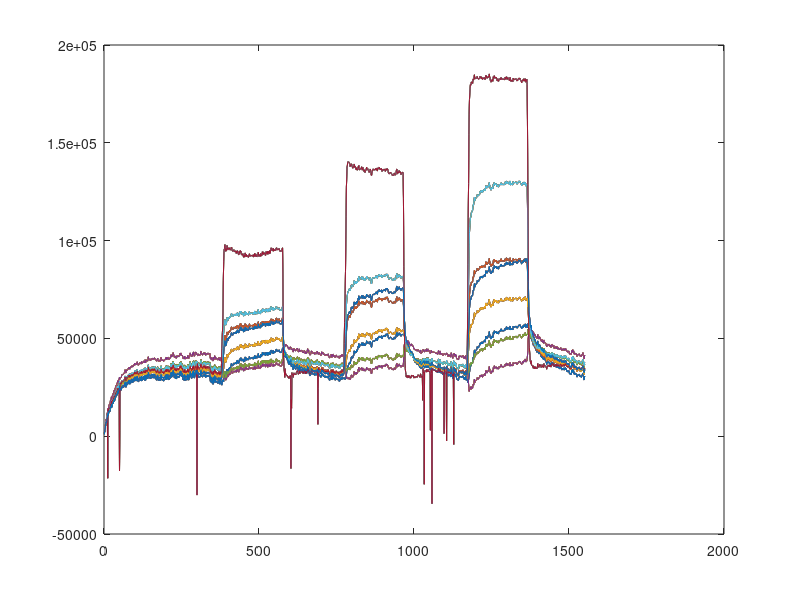

Here is the MATLAB script that generated this plot:

fileID = fopen('SensorB2_x5_y5_Take2.txt','r');
formatSpec = '%f %f %f %f %f %f %f %f %f';
A = textscan(fileID, formatSpec, 'Delimiter', {'*'});
Data = cell2mat(A);

justTheData = Data(:,2:9);
%justTheFiltered = lowpass(justTheData,0.01);
justTheFiltered = justTheData;

for i = 1:length(justTheData)
    for j = 1:length(justTheData(1,:))
        justTheData(i,j) = 47*(10*justTheData(i,j)-33)/(justTheData(i,j));
    end
end
    
%B = arrayfun(func,A)

%justTheFiltered = justTheData;

MatNum = 0;
DelimiterLine = [];


for lineCount = 1:size(Data,1)
    if isnan(Data(lineCount,1)) == 1
        MatNum = MatNum + 1;
        DelimiterLine = [DelimiterLine, lineCount];
    end
end

startvalues = zeros(1,8);



for i = 1:8
    
startvalues(i) = mean(justTheFiltered(1:3,i));
plot(justTheFiltered)
hold on
end


pulses = ceil(length(Data)/333);

mini = min(min(justTheFiltered));
maxi = max(max(justTheFiltered));
slope = zeros(pulses,8);
displacements = zeros(pulses,8);
values = zeros(6,8);
xspace = [(100:1:300) (766:1:966) (1432:1:1632) (2100:1:2150)]';
yfit = zeros(654,8);
fits = cell(1,8);

% 
% for i = 1:pulses
%     for j = 1:8
%         center = 150 + (333*(i-1));
%         startpoint = center - 30;
%         endpoint  = center + 30;
%         slope(i,j) = (mean(justTheFiltered(endpoint-5:endpoint+5,j)) - mean(justTheFiltered(startpoint-5:startpoint+5,j)))/60;
%         line([startpoint endpoint],[ mean(justTheFiltered(startpoint-5:startpoint+5,j)) (mean(justTheFiltered(endpoint-5:endpoint+5,j)))],'LineWidth',1)
%         if i == 1 
%             yfit(:,j) = [justTheFiltered(100:300,j)' justTheFiltered(766:966,j)' justTheFiltered(1432:1632,j)' justTheFiltered(2100:2150,j)']';
%             fits{j} = fit(xspace,yfit(:,j),'exp2');
%             plot((1:1:lineCount), fits{j}(1:1:lineCount));
%             line([0 length(Data)],[ startvalues(j) startvalues(j) + slope(1,j)*length(Data)],'LineWidth',1)
%         end
%     end
%     
% end
% 
% for i = 1:pulses
%     for j = 1:8
%     displacements(i,j) = slope(1,j)*(167+333*(i-1));
%     end
% end
% 
% fitvals = zeros(1,8);
% 
% for i = 1:pulses
%     line([167+333*(i-1) 167+333*(i-1)],[mini maxi],'LineWidth',1) 
%     for j = 1:8
%         fitvals(j) = fits{j}(167+333*(i-1));
%     end
%     value = mean(justTheFiltered(167+333*(i-1)-5:167+333*(i-1)+5,:)) - fitvals;
%    value = mean(justTheFiltered(167+333*(i-1)-5:167+333*(i-1)+5,:)) - (startvalues + displacements(i,:));
%     values(i,:) = value;
% end
% 
% 
% 
% 
% f1 = fit(xspace,yfit,'poly2');
% 
% plot((1:1:lineCount), f1(1:1:lineCount));
% 
% grid minor;
% lgd = legend("1", "2","3", "4", "5", "6", "7", "8");
% title(lgd, "Channel No.")
% ylabel('Voltage Reading (mV)')
% title('Sensor32_x5_y_Trial2')
% 
% 
% figure 
% 
% 
% for i = 0:2:pulses
%     values(pulses-i,:) = [];
% end
% 
% plot(values,'LineWidth',1)
% 
% 
% function res = restovolt(volt)
%     res = 4700*volt/(33-10*volt); 
% end